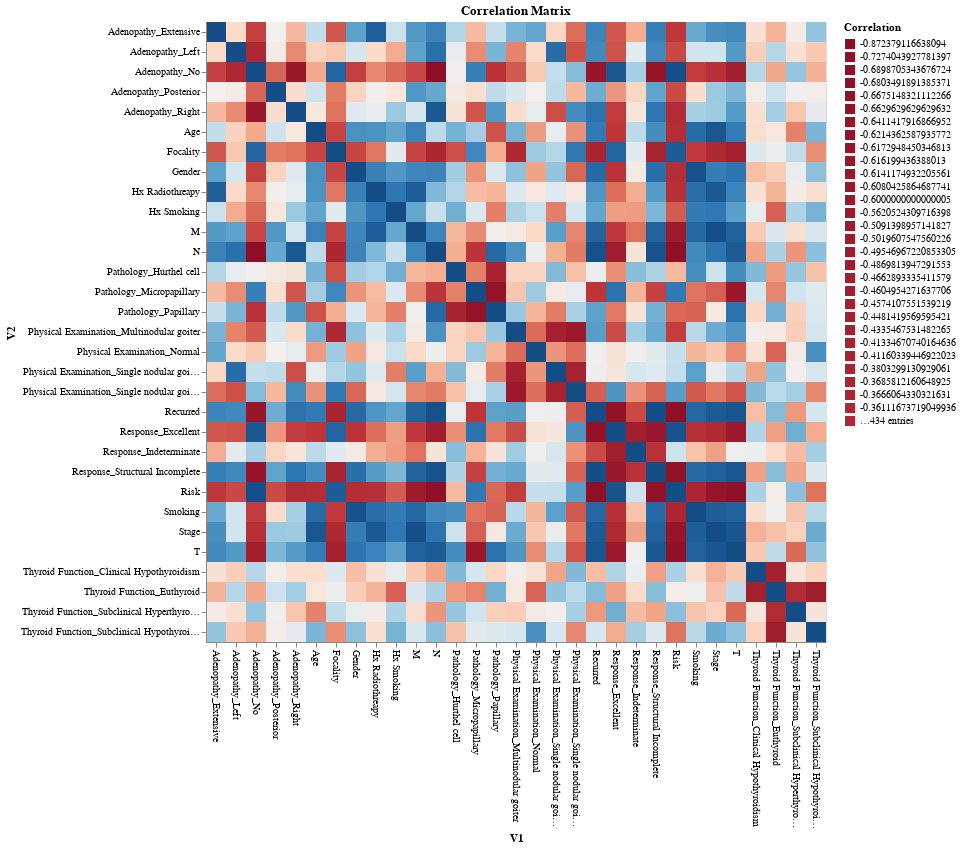

This figure's notebook cell:
### Markdown cell above
Now we can calculate and plot the correlation matrix

### Code cell
correlation_matrix = data.corr()
correlation_matrix_long = correlation_matrix.reset_index().melt(id_vars='index')
correlation_matrix_long.columns = ['V1','V2','Correlation']
alt.Chart(correlation_matrix_long).mark_rect().encode(
    alt.X('V1:O', axis=alt.Axis(labelAngle=90)),
    alt.Y('V2:O'),
    alt.Color('Correlation:O', scale=alt.Scale(scheme='redblue',domainMid=0)),
    tooltip=['V1','V2','Correlation']
).properties(title='Correlation Matrix')

### Figure 1 — Vega-Lite specification as saved in the notebook (floating-point values rounded to 4 significant figures; data arrays with more than 128 entries replaced by an {"elided": "..."} marker saying what was removed)
{"config": {"view": {"continuousWidth": 400, "continuousHeight": 300}}, "data": {"name": "data-05bd1629dcae4582c6142ef4ec4bfa27"}, "mark": "rect", "encoding": {"color": {"field": "Correlation", "scale": {"domainMid": 0, "scheme": "redblue"}, "type": "ordinal"}, "tooltip": [{"field": "V1", "type": "nominal"}, {"field": "V2", "type": "nominal"}, {"field": "Correlation", "type": "quantitative"}], "x": {"axis": {"labelAngle": 90}, "field": "V1", "type": "ordinal"}, "y": {"field": "V2", "type": "ordinal"}}, "title": "Correlation Matrix", "$schema": "https://vega.github.io/schema/vega-lite/v4.17.0.json", "datasets": {"data-05bd1629dcae4582c6142ef4ec4bfa27": {"elided": "961 records"}}}
